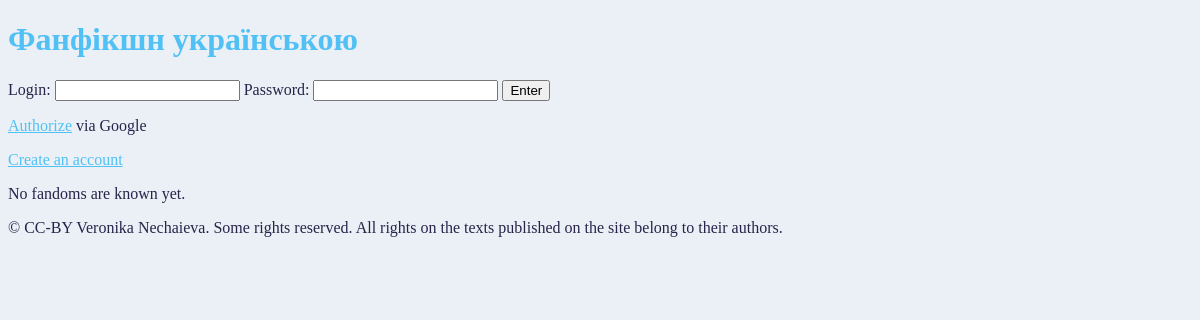
The app's page /fics/fandoms, older data.
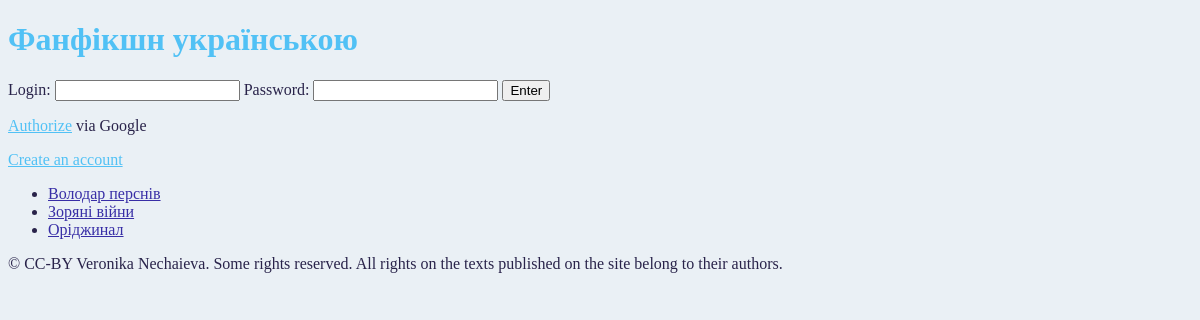
The same page, newer data.
### app_fanfics/models.py (models this page shows, shortened)
class Fandom(models.Model):
    name = models.CharField(max_length=200)
    fandom_author = models.CharField(max_length=200)

### app_fanfics/views/views.py (the view)
# urls.py: path('fandoms', views.fandom_list, name='fandoms_list'),
def fandom_list(request):
    context = {
        'fandoms_list' : Fandom.objects.order_by('name')
    }
    context.update(get_login_context(request))
    return render(request, 'fandom_list.html', context)

### app_fanfics/views/login_context.py (called while the page is built)
def get_login_context(request, base_context: dict = None):
    logged_in = request.user.is_authenticated
    if logged_in:
        username = request.user.username
        author_ids = Author.objects.filter(nickname=username)
        author_id = author_ids[0].id if author_ids is not None else None
    else:
        username = None
        author_id = None
    auth_context = {
        'logged_in': request.user.is_authenticated,
        'username': username,
        'author_id': author_id,
        'google_url': GOOGLE_URL}
    if base_context:
        context = base_context
        base_context.update(auth_context)
        return context
    return auth_context

### app_fanfics/templates/fandom_list.html (shortened to what this page needs)
<!DOCTYPE html>
{% load static %}
<html lang="en">
<head>
    <link rel="stylesheet" type="text/css" href="{% static 'css/style.css' %}">
</head>
<body>
{% include "sub_elements/header.html" %}
{% if fandoms_list %}
<ul>
    {% for fandom in fandoms_list %}
    <li><a href="">{{fandom.name}}</a></li>
    {% endfor %}
</ul>
{% else %}
<p> No fandoms are known yet.</p>
{% endif %}
{% include "sub_elements/footer.html" %}
</body>
</html>

Row changes from the older to the newer data that the page shows:
added Fandom: name "Володар перснів"
added Fandom: name "Зоряні війни"
added Fandom: name "Оріджинал"
Text that changed along with them:
text no longer shown: "No fandoms are known yet."
